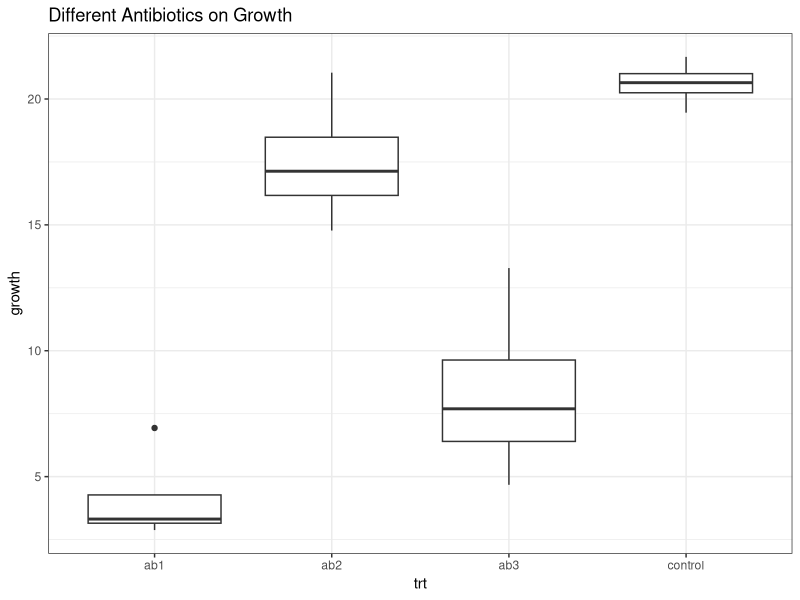
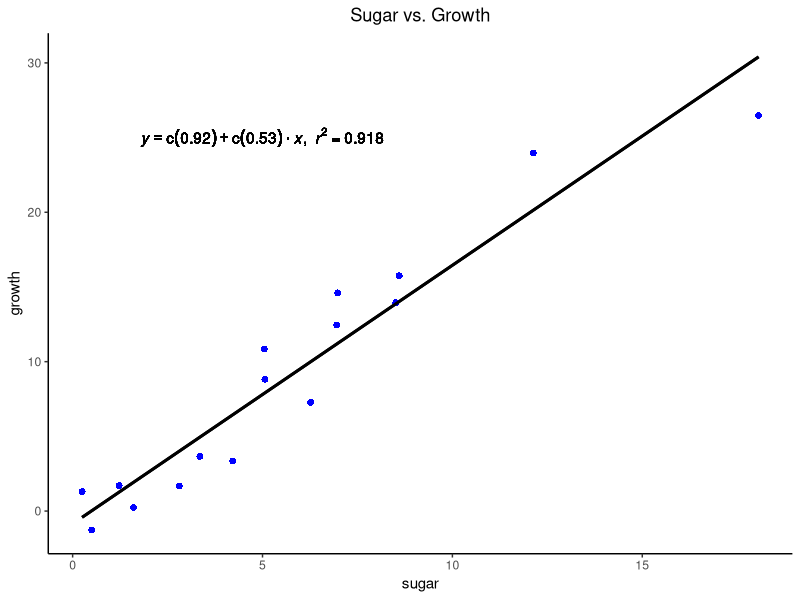

The R source for these figures, in order:
## ---- chunk 1
library(ggplot2)

antibiotics <- read.csv("antibiotics.csv")
      
plot1 <- ggplot(antibiotics, aes(x = trt, y = growth)) +
       geom_boxplot() + 
      theme_bw() + 
      ggtitle("Different Antibiotics on Growth")
                        
plot1

## ---- chunk 2
#### Linear plot with line equation and R2

sugardata <- read.csv(file = "sugar.csv", header=TRUE)

plot2 <- ggplot(data = sugardata, aes(x = sugar, y = growth))+
  geom_smooth(method = "lm", se=FALSE, color="black", formula = y ~ x) +
  geom_point(color = "blue1", shape = 16, size = 2) +
  theme_classic() +
  xlab("sugar") + ylab("growth") +
  ggtitle("Sugar vs. Growth") +
  theme(plot.title = element_text(hjust = 0.5)) +
  stat_smooth(method = "lm", se=FALSE, color="black") + 
  geom_text(aes(x = 5, y = 25, label = lm_eqn1(lm(sugar ~ growth, sugardata))), parse = TRUE)

m= lm(sugar ~ growth, sugardata)

lm_eqn1 = function(m) {
  
  l <- list(a = format(coef(m)[1], digits = 2),
            b = format(abs(coef(m)[2]), digits = 2),
            r2 = format(summary(m)$r.squared, digits = 3));
  
  if (coef(m)[2] >= 0)  {
    eq <- substitute(italic(y) == a + b %.% italic(x)*","~~italic(r)^2~"="~r2,l)
  } else {
    eq <- substitute(italic(y) == a - b %.% italic(x)*","~~italic(r)^2~"="~r2,l)    
  }
  
  as.character(as.expression(eq));                 
}

plot2
